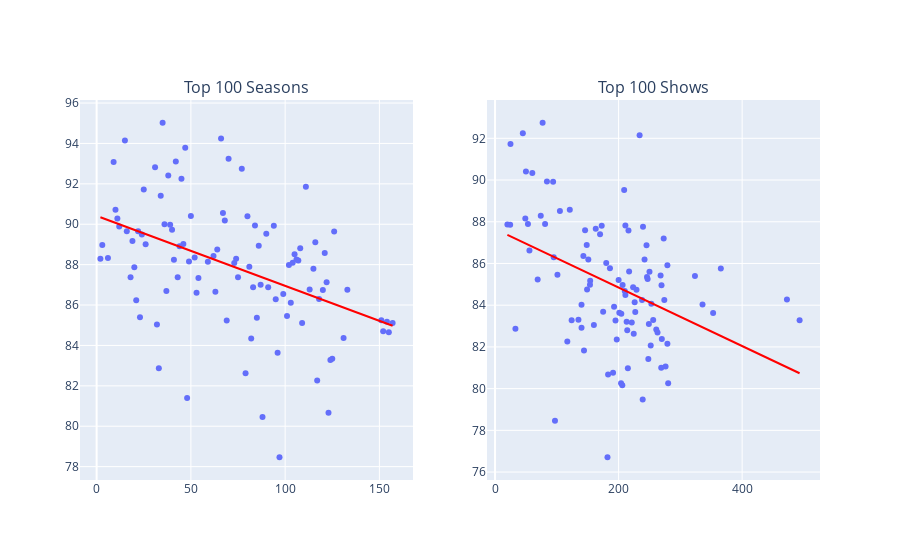

The cell this chart's notebook holds for it:
### Code cell
fig2 = make_subplots(rows=1, cols=2, subplot_titles=("Top 100 Seasons","Top 100 Shows"))

fig2.append_trace(list(px.scatter(df_merged_top, x='rank', y='user match',trendline = "ols",trendline_color_override="red", height = 350).select_traces())[0],
                           row=1, col=1)
fig2.append_trace(list(px.scatter(df_merged_top, x='rank', y='user match',trendline = "ols",trendline_color_override="red", height = 350).select_traces())[1],
                           row=1, col=1)
fig2.append_trace(list(px.scatter(df_grouped_top, x='rank', y='user match',trendline = "ols",trendline_color_override="red", height = 350).select_traces())[0],
                           row=1, col=2)
fig2.append_trace(list(px.scatter(df_grouped_top, x='rank', y='user match',trendline = "ols",trendline_color_override="red", height = 350).select_traces())[1],
                           row=1, col=2)
fig2.show()
